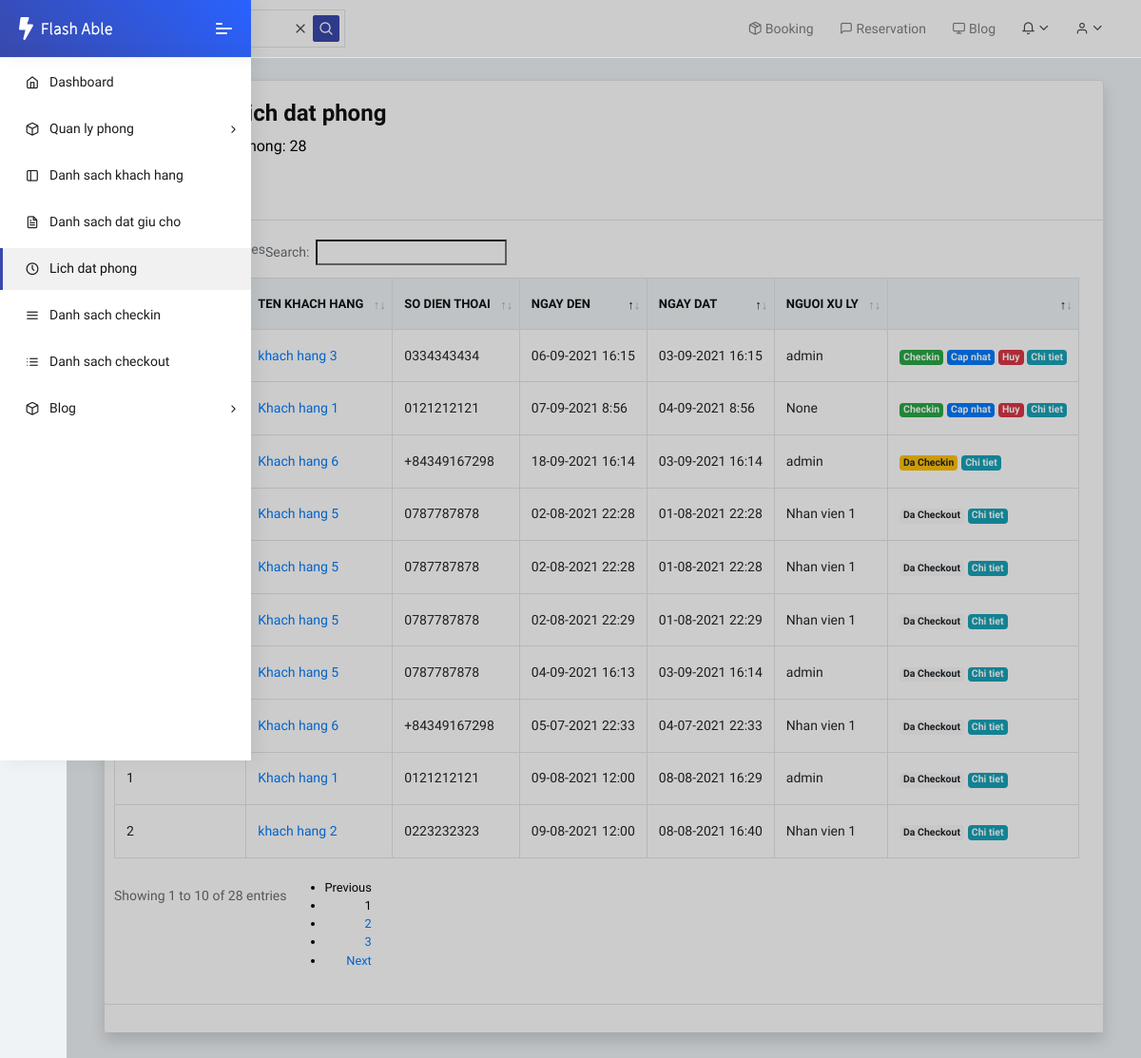
/booking/list (signed in), run on the app's committed database.
### booking/models.py (models this page shows, shortened)
class Booking(models.Model):
    booking_type = models.ForeignKey(BookingType, on_delete=models.SET_NULL, null=True)
    customer = models.ForeignKey(Customer, on_delete=models.CASCADE)
    user = models.ForeignKey(User, on_delete=models.SET_NULL, null=True, verbose_name='Nguoi thuc hien')
    no_of_adults = models.PositiveSmallIntegerField(default=1, verbose_name='So nguoi lon')
    no_of_children = models.PositiveSmallIntegerField(default=0, verbose_name='So tre em')
    booking_date_time = models.DateTimeField(default=timezone.now, verbose_name='Ngay dat phong')
    arrival_date_time = models.DateTimeField(default=timezone.now, verbose_name='Ngay den')
    departure_date_time = models.DateTimeField(default=timezone.now, verbose_name='Ngay du kien di')
    description = models.CharField("Yeu cau cua khach hang", max_length=3000, null=True, blank=True)
    updated_at = models.DateTimeField(auto_now=True, verbose_name='cap nhat luc')
    canceled = models.BooleanField(default=False, verbose_name='Huy dat truoc', blank=True, null=True)
    class Meta:
        ordering = ['arrival_date_time', 'booking_date_time']
    def get_absolute_url(self):
        return reverse('booking_detail', args=[str(self.id)])
    @property
    def is_over_arrival_time(self):
        if self.arrival_date_time and timezone.now() > self.arrival_date_time:
            return True
        return False

### customer/models.py (models this page shows, shortened)
class Customer(models.Model):
    customer_name = models.CharField("Ten khach hang", max_length=100)
    customer_dob = models.DateTimeField("Ngay sinh", default=timezone.now)
    customer_adress = models.CharField('Dia chi', max_length=400, blank=True, null=True)
    phone_regex = RegexValidator(regex=r'^\+?\d{8,11}$', message="Nhap so dien thoai theo dinh dang: 0123456789")
    customer_phone = models.CharField('So dien thoai', validators=[phone_regex], max_length=13, blank=True)
    customer_email = models.EmailField("Email")
    create_at = models.DateTimeField(auto_now_add=True, verbose_name='Ngay tao')
    class Meta:
        ordering = ['customer_name']

### booking/views.py (the view)
# urls.py: path('list', views.BookingListView.as_view(), name='booking_list'),
class BookingListView(LoginRequiredMixin, ListView):
    model = Booking
    template_name = 'booking_list.html'

### booking/templates/booking_list.html (shortened to what this page needs)
{% extends 'base.html' %}
{% load static %}
{% block header_static %}
	<link rel="stylesheet" href="{% static 'fonts/fontawesome/css/fontawesome-all.min.css' %}">
	<link rel="stylesheet" href="{% static 'plugins/animation/css/animate.min.css' %}">
    <link rel="stylesheet" type="text/css" href="{% static 'media/css/dataTables.uikit.css' %}">
    <link rel="stylesheet" type="text/css" href="https://cdnjs.cloudflare.com/ajax/libs/uikit/3.0.2/css/uikit.min.css">
    <link rel="stylesheet" href="{% static 'css/style.css' %}">
{% endblock %}
{% block content %}
    <div class="container-fluid">
        <div class="card shadow mb-4">
            <div class="card">
                <div class="card-header">
                    <h3>Danh sach lich dat phong</h3>
                    <p class="mb-4">Tong so lich dat phong: {{ booking_list.count }}</p>
                    {% if perms.booking.add_booking %}
                    <span class="d-block m-t-5"> <a class="collapse-item" href="{% url 'booking_create' %}">Them lich dat phong</a></span>
                    {% endif %}
                </div>
                <div class="card-body table-responsive">
                    <table id="example" class="table table-hover table-bordered nowrap" style="width:100%">
                        <thead>
                            <tr>
                                <th>Ma dat phong</th>
                                <th>Ten khach hang</th>
                                <th>So dien thoai</th>
                                <th>Ngay den</th>
                                <th>Ngay dat</th>
                                <th>Nguoi xu ly</th>
                                <th></th>
                            </tr>
                        </thead>
                        <tbody>
                        {% for booking in booking_list %}
                            <tr class="{% if not booking.checkin and booking.is_over_arrival_time and booking.canceled == False %}text-danger{% endif %}">
                                <td>{{ booking.id }}</td>
                                <td><a {% if perms.customer.view_customer %}href="{% url 'customer_detail' booking.customer.id %}"{% endif %}>{{ booking.customer.customer_name }}</a></td>
                                <td>{{ booking.customer.customer_phone }}</td>
                                <td>{{ booking.arrival_date_time|date:"d-m-Y G:i" }}</td>
                                <td>{{ booking.booking_date_time|date:"d-m-Y G:i" }}</td>
                                <td>{% if booking.user.get_full_name %}{{ booking.user.get_full_name }}{% else %}{{ booking.user }}{% endif %}</td>
                                <td>
                                    {% if booking.canceled %}
                                        <a class="badge badge-dark" href="#">Da huy</a>
                                    {% elif not booking.checkin %}
                                        <a class="badge badge-success" id="{{ booking.id }}" href="{% url 'checkin_create' booking.id %}">Checkin</a>
                                        {% if perms.booking.change_booking %}<a class="badge badge-primary" href="{% url 'booking_update' booking.id %}">Cap nhat</a>{% endif %}
                                        {% if perms.booking.change_booking %} <a class="badge badge-danger" href="{% url 'booking_cancel' booking.id %}">Huy</a>{% endif %}
                                    {% elif booking.checkin and not booking.checkin.checkout %}
                                        <a class="badge badge-warning" href="#">Da Checkin</a>
                                    {% else %}
                                        <a class="badge badge-light" href="#">Da Checkout</a>
                                    {% endif %}
                                    {% if perms.booking.view_booking %}<a href="{{ booking.get_absolute_url }}" class="badge badge-info">Chi tiet</a>{% endif %}
                                    </td>
                            </tr>
                        {% endfor %}
                        </tbody>
                    </table>
                </div>
            </div>
        </div>
    </div>
{% endblock %}

### static/media/css/dataTables.uikit.css (style rules this page uses)
table.dataTable { clear: both; }
table.dataTable td, table.dataTable th { -webkit-box-sizing: content-box; box-sizing: content-box; }
table.dataTable.nowrap th, table.dataTable.nowrap td { white-space: nowrap; }
table.dataTable thead > tr > th.sorting_asc, table.dataTable thead > tr > th.sorting_desc, table.dataTable thead > tr > th.sorting, table.dataTable thead > tr > td.sorting_asc, table.dataTable thead > tr > td.sorting_desc, table.dataTable thead > tr > td.sorting { padding-right: 30px; }
table.dataTable thead .sorting, table.dataTable thead .sorting_asc, table.dataTable thead .sorting_desc, table.dataTable thead .sorting_asc_disabled, table.dataTable thead .sorting_desc_disabled { cursor: pointer; position: relative; }
table.dataTable thead .sorting:before, table.dataTable thead .sorting:after, table.dataTable thead .sorting_asc:before, table.dataTable thead .sorting_asc:after, table.dataTable thead .sorting_desc:before, table.dataTable thead .sorting_desc:after, table.dataTable thead .sorting_asc_disabled:before, table.dataTable thead .sorting_asc_disabled:after, table.dataTable thead .sorting_desc_disabled:before, table.dataTable thead .sorting_desc_disabled:after { position: absolute; bottom: 1.2em; display: block; opacity: 0.3; }
table.dataTable thead .sorting:before, table.dataTable thead .sorting_asc:before, table.dataTable thead .sorting_desc:before, table.dataTable thead .sorting_asc_disabled:before, table.dataTable thead .sorting_desc_disabled:before { right: 1em; content: "↑"; }
table.dataTable thead .sorting:after, table.dataTable thead .sorting_asc:after, table.dataTable thead .sorting_desc:after, table.dataTable thead .sorting_asc_disabled:after, table.dataTable thead .sorting_desc_disabled:after { right: 0.5em; content: "↓"; }
table.dataTable thead .sorting_asc:before, table.dataTable thead .sorting_desc:after { opacity: 1; }

### templates/base.html (style rules this page uses)
.pcoded-main-container p { color:black; font-size: 1rem; }

### data on the page
Booking: customer.customer_name "Khach hang 6", customer.customer_phone "+84349167298", arrival_date_time "05-07-2021 22:33", booking_date_time "04-07-2021 22:33", user.get_full_name "Nhan vien 1", canceled "Da Checkout"
Booking: customer.customer_name "Khach hang 5", customer.customer_phone "0787787878", arrival_date_time "02-08-2021 22:28", booking_date_time "01-08-2021 22:28", user.get_full_name "Nhan vien 1", canceled "Da Checkout"
Booking: customer.customer_name "Khach hang 5", customer.customer_phone "0787787878", arrival_date_time "02-08-2021 22:28", booking_date_time "01-08-2021 22:28", user.get_full_name "Nhan vien 1", canceled "Da Checkout"
Booking: customer.customer_name "Khach hang 5", customer.customer_phone "0787787878", arrival_date_time "02-08-2021 22:29", booking_date_time "01-08-2021 22:29", user.get_full_name "Nhan vien 1", canceled "Da Checkout"
Booking: id "1", customer.customer_name "Khach hang 1", customer.customer_phone "0121212121", arrival_date_time "09-08-2021 12:00", booking_date_time "08-08-2021 16:29", user "admin", canceled "Da Checkout"
Booking: id "2", customer.customer_name "khach hang 2", customer.customer_phone "0223232323", arrival_date_time "09-08-2021 12:00", booking_date_time "08-08-2021 16:40", user.get_full_name "Nhan vien 1", canceled "Da Checkout"
Booking: customer.customer_name "Khach hang 5", customer.customer_phone "0787787878", arrival_date_time "04-09-2021 16:13", booking_date_time "03-09-2021 16:14", user "admin", canceled "Da Checkout"
Booking: customer.customer_name "khach hang 3", customer.customer_phone "0334343434", arrival_date_time "06-09-2021 16:15", booking_date_time "03-09-2021 16:15", user "admin", shows "Cap nhat", shows "Huy"
Booking: customer.customer_name "Khach hang 1", customer.customer_phone "0121212121", arrival_date_time "07-09-2021 8:56", booking_date_time "04-09-2021 8:56", user "None", shows "Cap nhat", shows "Huy"
Booking: customer.customer_name "Khach hang 6", customer.customer_phone "+84349167298", arrival_date_time "18-09-2021 16:14", booking_date_time "03-09-2021 16:14", user "admin", canceled "Da Checkin"

### other printed values
{{ booking_list.count }} "28"
